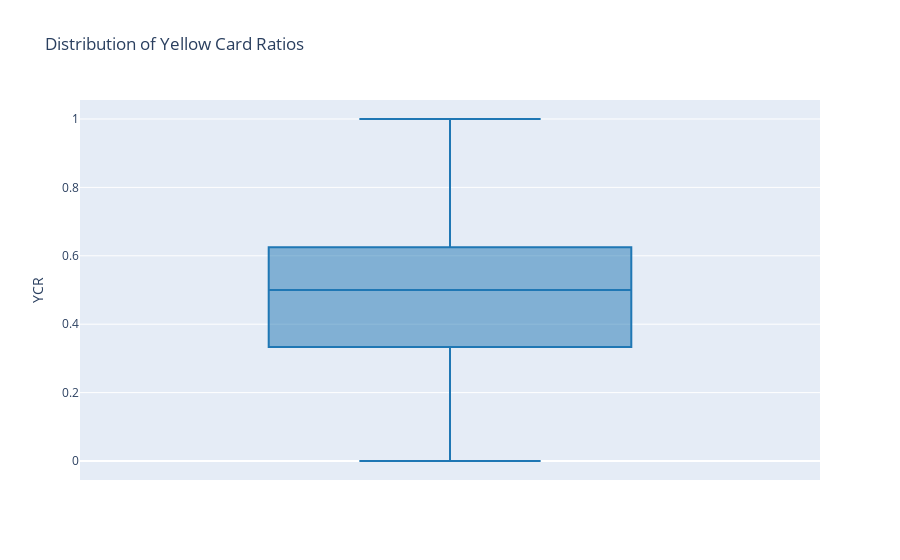

Notebook source saved alongside this figure:
### Markdown cell above
The yellow card ratio tells us the average number of yellow cards shown per team per game. We can calculate the yellow card ratio by taking the total number of yellow cards shown in a season and dividing it by the total number of games played.

Formula: $Yellow \ card \ ratio = \frac{YC}{GP}$, where $YC$ is the total number of yellow cards shown in a season and $GP$ is the total number of games played.

### Code cell
# Create a new variable 'Yellow Card Ratio'
df['YCR'] = df['HY'] / (df['HY'] + df['AY'])

# Create a box plot to show the distribution of yellow card ratios
fig = px.box(df, y='YCR', color_discrete_sequence=['#1f77b4'],
             title='Distribution of Yellow Card Ratios')
fig.show()

### Figure 1 — Plotly figure (JSON) as saved in the notebook; plotly's stock layout.template omitted (floating-point values rounded to 4 significant figures; data arrays with more than 128 entries replaced by an {"elided": "..."} marker saying what was removed)
{"data": [{"alignmentgroup": "True", "hovertemplate": "YCR=%{y}<extra></extra>", "legendgroup": "", "marker": {"color": "#1f77b4"}, "name": "", "notched": false, "offsetgroup": "", "orientation": "v", "showlegend": false, "type": "box", "x0": " ", "xaxis": "x", "y": {"elided": "380 float values"}, "y0": " ", "yaxis": "y"}], "layout": {"boxmode": "group", "legend": {"tracegroupgap": 0}, "title": {"text": "Distribution of Yellow Card Ratios"}, "xaxis": {"anchor": "y", "domain": [0, 1]}, "yaxis": {"anchor": "x", "domain": [0, 1], "title": {"text": "YCR"}}}}
